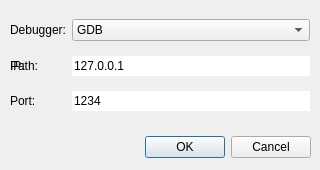
<?xml version="1.0" encoding="UTF-8"?>
<ui version="4.0">
 <class>RemoteDebugDialog</class>
 <widget class="QDialog" name="RemoteDebugDialog">
  <property name="windowModality">
   <enum>Qt::NonModal</enum>
  </property>
  <property name="geometry">
   <rect>
    <x>0</x>
    <y>0</y>
    <width>320</width>
    <height>170</height>
   </rect>
  </property>
  <property name="windowTitle">
   <string notr="true">Remote debugging configuration</string>
  </property>
  <widget class="QWidget" name="gridLayoutWidget">
   <property name="geometry">
    <rect>
     <x>10</x>
     <y>10</y>
     <width>300</width>
     <height>110</height>
    </rect>
   </property>
   <layout class="QGridLayout" name="gridLayout">
    <item row="0" column="0">
     <widget class="QLabel" name="debugText">
      <property name="text">
       <string>Debugger:</string>
      </property>
     </widget>
    </item>
    <item row="0" column="1">
     <widget class="QComboBox" name="debuggerCombo">
      <item>
       <property name="text">
        <string>GDB</string>
       </property>
      </item>
      <item>
       <property name="text">
        <string>WinDbg - Pipe</string>
       </property>
      </item>
     </widget>
    </item>
    <item row="1" column="0">
     <widget class="QLabel" name="ipText">
      <property name="text">
       <string>IP:</string>
      </property>
     </widget>
    </item>
    <item row="1" column="1">
     <widget class="QLineEdit" name="ipEdit">
      <property name="maximumSize">
       <size>
        <width>382</width>
        <height>16777215</height>
       </size>
      </property>
      <property name="inputMask">
       <string notr="true"/>
      </property>
      <property name="text">
       <string notr="true"/>
      </property>
      <property name="frame">
       <bool>false</bool>
      </property>
      <property name="placeholderText">
       <string notr="true"/>
      </property>
     </widget>
    </item>
    <item row="2" column="0">
     <widget class="QLabel" name="portText">
      <property name="text">
       <string>Port:</string>
      </property>
     </widget>
    </item>
    <item row="2" column="1">
     <widget class="QLineEdit" name="portEdit">
      <property name="maximumSize">
       <size>
        <width>382</width>
        <height>16777215</height>
       </size>
      </property>
      <property name="inputMask">
       <string notr="true"/>
      </property>
      <property name="text">
       <string notr="true">1234</string>
      </property>
      <property name="frame">
       <bool>false</bool>
      </property>
      <property name="placeholderText">
       <string notr="true"/>
      </property>
     </widget>
    </item>
    <item row="1" column="0">
     <widget class="QLabel" name="pathText">
      <property name="text">
       <string>Path:</string>
      </property>
     </widget>
    </item>
    <item row="1" column="1">
     <widget class="QLineEdit" name="pathEdit">
      <property name="maximumSize">
       <size>
        <width>382</width>
        <height>16777215</height>
       </size>
      </property>
      <property name="inputMask">
       <string notr="true"/>
      </property>
      <property name="text">
       <string notr="true">127.0.0.1</string>
      </property>
      <property name="frame">
       <bool>false</bool>
      </property>
      <property name="placeholderText">
       <string notr="true"/>
      </property>
     </widget>
    </item>
   </layout>
  </widget>
  <widget class="QWidget" name="verticalLayoutWidget">
   <property name="geometry">
    <rect>
     <x>10</x>
     <y>130</y>
     <width>301</width>
     <height>35</height>
    </rect>
   </property>
   <layout class="QVBoxLayout" name="verticalLayout">
    <item>
     <widget class="QDialogButtonBox" name="buttonBox">
      <property name="orientation">
       <enum>Qt::Horizontal</enum>
      </property>
      <property name="standardButtons">
       <set>QDialogButtonBox::Cancel|QDialogButtonBox::Ok</set>
      </property>
     </widget>
    </item>
   </layout>
  </widget>
 </widget>
 <resources/>
 <connections>
  <connection>
   <sender>buttonBox</sender>
   <signal>accepted()</signal>
   <receiver>RemoteDebugDialog</receiver>
   <slot>accept()</slot>
   <hints>
    <hint type="sourcelabel">
     <x>248</x>
     <y>234</y>
    </hint>
    <hint type="destinationlabel">
     <x>157</x>
     <y>274</y>
    </hint>
   </hints>
  </connection>
  <connection>
   <sender>buttonBox</sender>
   <signal>rejected()</signal>
   <receiver>RemoteDebugDialog</receiver>
   <slot>reject()</slot>
   <hints>
    <hint type="sourcelabel">
     <x>316</x>
     <y>240</y>
    </hint>
    <hint type="destinationlabel">
     <x>286</x>
     <y>254</y>
    </hint>
   </hints>
  </connection>
 </connections>
</ui>
